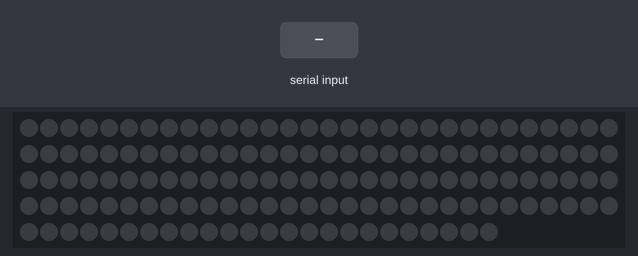
A sketch run on a simulated Arduino Uno, built with avr-gcc and run on an emulated ATmega328P. Parts: 144 RGB LEDs in strip order, left to right, continuing on the next row. The inputs (shaded band) are chosen by the test bench.

Above: at 1.2 s.
1.3 s: "s" received over Serial
At 1.37 s:
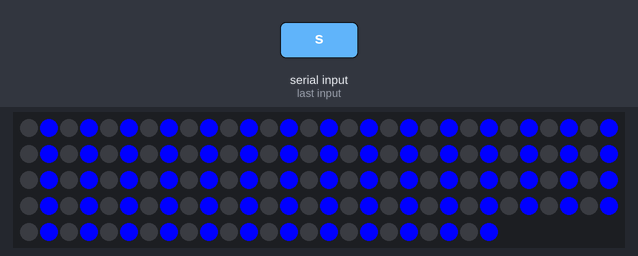
At 1.79 s:
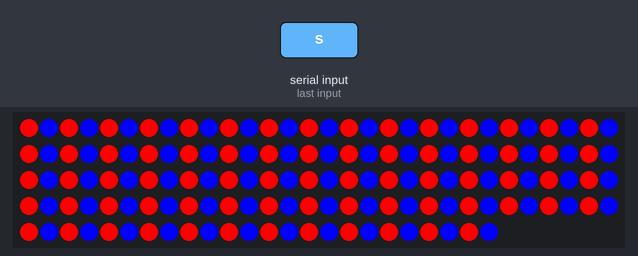

The sketch:

FLASHER.ino
```cpp
//The code to make the 144 LED'S flash!

#include <Adafruit_DotStar.h>
#include <SPI.h>

Adafruit_DotStar strip(144, 5, 4, DOTSTAR_BGR);
bool startLEDS = false;
void setup() {


  strip.begin(); // Initialize pins for output
  strip.show();  // Turn all LEDs off ASAP
  Serial.begin(9600);
}

void loop() {
  if(Serial.available())
  {
    if(Serial.read() == 's')
    {
      startLEDS = true;
    }
  }
  if(startLEDS)
  {
  for(int i = 1; i< 144; i+=2)
  {
    strip.setPixelColor(i, 0x0000FF);
  }
  for(int i = 0; i< 144; i+=2)
  {
    strip.setPixelColor(i, 0xFF0000);
  }
  strip.show();
  delay(50);
  for(int i = 0; i< 144; i+=2)
  {
    strip.setPixelColor(i, 0x000000);
  }
  for(int i = 1; i< 144; i+=2)
  {
    strip.setPixelColor(i, 0x0000FF);
  }
  strip.show();
  delay(50);
  }
}
```

Measured:
- after the input at 1.3 s, the LEDs: first change at once (image 1 shows a later state)
